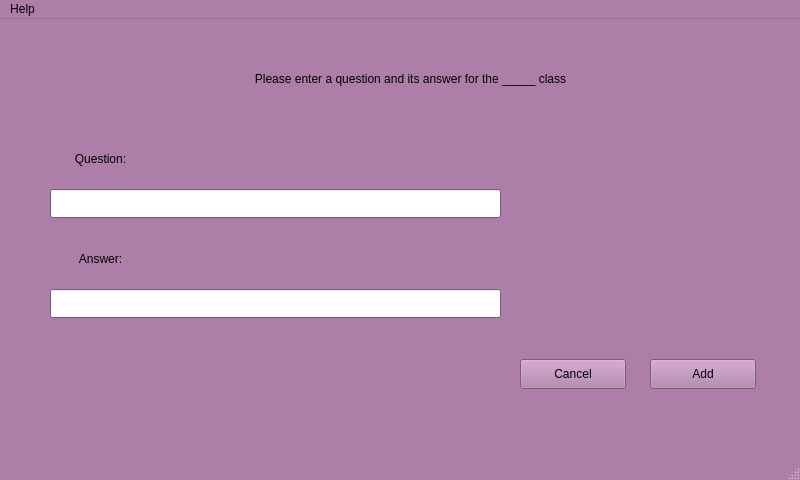
<?xml version="1.0" encoding="UTF-8"?>
<ui version="4.0">
 <class>MainWindow</class>
 <widget class="QMainWindow" name="MainWindow">
  <property name="geometry">
   <rect>
    <x>0</x>
    <y>0</y>
    <width>800</width>
    <height>480</height>
   </rect>
  </property>
  <property name="palette">
   <palette>
    <active>
     <colorrole role="WindowText">
      <brush brushstyle="SolidPattern">
       <color alpha="255">
        <red>0</red>
        <green>0</green>
        <blue>0</blue>
       </color>
      </brush>
     </colorrole>
     <colorrole role="Button">
      <brush brushstyle="SolidPattern">
       <color alpha="255">
        <red>173</red>
        <green>127</green>
        <blue>168</blue>
       </color>
      </brush>
     </colorrole>
     <colorrole role="Light">
      <brush brushstyle="SolidPattern">
       <color alpha="255">
        <red>255</red>
        <green>192</green>
        <blue>249</blue>
       </color>
      </brush>
     </colorrole>
     <colorrole role="Midlight">
      <brush brushstyle="SolidPattern">
       <color alpha="255">
        <red>214</red>
        <green>159</green>
        <blue>208</blue>
       </color>
      </brush>
     </colorrole>
     <colorrole role="Dark">
      <brush brushstyle="SolidPattern">
       <color alpha="255">
        <red>86</red>
        <green>63</green>
        <blue>84</blue>
       </color>
      </brush>
     </colorrole>
     <colorrole role="Mid">
      <brush brushstyle="SolidPattern">
       <color alpha="255">
        <red>115</red>
        <green>84</green>
        <blue>112</blue>
       </color>
      </brush>
     </colorrole>
     <colorrole role="Text">
      <brush brushstyle="SolidPattern">
       <color alpha="255">
        <red>0</red>
        <green>0</green>
        <blue>0</blue>
       </color>
      </brush>
     </colorrole>
     <colorrole role="BrightText">
      <brush brushstyle="SolidPattern">
       <color alpha="255">
        <red>255</red>
        <green>255</green>
        <blue>255</blue>
       </color>
      </brush>
     </colorrole>
     <colorrole role="ButtonText">
      <brush brushstyle="SolidPattern">
       <color alpha="255">
        <red>0</red>
        <green>0</green>
        <blue>0</blue>
       </color>
      </brush>
     </colorrole>
     <colorrole role="Base">
      <brush brushstyle="SolidPattern">
       <color alpha="255">
        <red>255</red>
        <green>255</green>
        <blue>255</blue>
       </color>
      </brush>
     </colorrole>
     <colorrole role="Window">
      <brush brushstyle="SolidPattern">
       <color alpha="255">
        <red>173</red>
        <green>127</green>
        <blue>168</blue>
       </color>
      </brush>
     </colorrole>
     <colorrole role="Shadow">
      <brush brushstyle="SolidPattern">
       <color alpha="255">
        <red>0</red>
        <green>0</green>
        <blue>0</blue>
       </color>
      </brush>
     </colorrole>
     <colorrole role="AlternateBase">
      <brush brushstyle="SolidPattern">
       <color alpha="255">
        <red>214</red>
        <green>191</green>
        <blue>211</blue>
       </color>
      </brush>
     </colorrole>
     <colorrole role="ToolTipBase">
      <brush brushstyle="SolidPattern">
       <color alpha="255">
        <red>255</red>
        <green>255</green>
        <blue>220</blue>
       </color>
      </brush>
     </colorrole>
     <colorrole role="ToolTipText">
      <brush brushstyle="SolidPattern">
       <color alpha="255">
        <red>0</red>
        <green>0</green>
        <blue>0</blue>
       </color>
      </brush>
     </colorrole>
     <colorrole role="PlaceholderText">
      <brush brushstyle="SolidPattern">
       <color alpha="128">
        <red>0</red>
        <green>0</green>
        <blue>0</blue>
       </color>
      </brush>
     </colorrole>
    </active>
    <inactive>
     <colorrole role="WindowText">
      <brush brushstyle="SolidPattern">
       <color alpha="255">
        <red>0</red>
        <green>0</green>
        <blue>0</blue>
       </color>
      </brush>
     </colorrole>
     <colorrole role="Button">
      <brush brushstyle="SolidPattern">
       <color alpha="255">
        <red>173</red>
        <green>127</green>
        <blue>168</blue>
       </color>
      </brush>
     </colorrole>
     <colorrole role="Light">
      <brush brushstyle="SolidPattern">
       <color alpha="255">
        <red>255</red>
        <green>192</green>
        <blue>249</blue>
       </color>
      </brush>
     </colorrole>
     <colorrole role="Midlight">
      <brush brushstyle="SolidPattern">
       <color alpha="255">
        <red>214</red>
        <green>159</green>
        <blue>208</blue>
       </color>
      </brush>
     </colorrole>
     <colorrole role="Dark">
      <brush brushstyle="SolidPattern">
       <color alpha="255">
        <red>86</red>
        <green>63</green>
        <blue>84</blue>
       </color>
      </brush>
     </colorrole>
     <colorrole role="Mid">
      <brush brushstyle="SolidPattern">
       <color alpha="255">
        <red>115</red>
        <green>84</green>
        <blue>112</blue>
       </color>
      </brush>
     </colorrole>
     <colorrole role="Text">
      <brush brushstyle="SolidPattern">
       <color alpha="255">
        <red>0</red>
        <green>0</green>
        <blue>0</blue>
       </color>
      </brush>
     </colorrole>
     <colorrole role="BrightText">
      <brush brushstyle="SolidPattern">
       <color alpha="255">
        <red>255</red>
        <green>255</green>
        <blue>255</blue>
       </color>
      </brush>
     </colorrole>
     <colorrole role="ButtonText">
      <brush brushstyle="SolidPattern">
       <color alpha="255">
        <red>0</red>
        <green>0</green>
        <blue>0</blue>
       </color>
      </brush>
     </colorrole>
     <colorrole role="Base">
      <brush brushstyle="SolidPattern">
       <color alpha="255">
        <red>255</red>
        <green>255</green>
        <blue>255</blue>
       </color>
      </brush>
     </colorrole>
     <colorrole role="Window">
      <brush brushstyle="SolidPattern">
       <color alpha="255">
        <red>173</red>
        <green>127</green>
        <blue>168</blue>
       </color>
      </brush>
     </colorrole>
     <colorrole role="Shadow">
      <brush brushstyle="SolidPattern">
       <color alpha="255">
        <red>0</red>
        <green>0</green>
        <blue>0</blue>
       </color>
      </brush>
     </colorrole>
     <colorrole role="AlternateBase">
      <brush brushstyle="SolidPattern">
       <color alpha="255">
        <red>214</red>
        <green>191</green>
        <blue>211</blue>
       </color>
      </brush>
     </colorrole>
     <colorrole role="ToolTipBase">
      <brush brushstyle="SolidPattern">
       <color alpha="255">
        <red>255</red>
        <green>255</green>
        <blue>220</blue>
       </color>
      </brush>
     </colorrole>
     <colorrole role="ToolTipText">
      <brush brushstyle="SolidPattern">
       <color alpha="255">
        <red>0</red>
        <green>0</green>
        <blue>0</blue>
       </color>
      </brush>
     </colorrole>
     <colorrole role="PlaceholderText">
      <brush brushstyle="SolidPattern">
       <color alpha="128">
        <red>0</red>
        <green>0</green>
        <blue>0</blue>
       </color>
      </brush>
     </colorrole>
    </inactive>
    <disabled>
     <colorrole role="WindowText">
      <brush brushstyle="SolidPattern">
       <color alpha="255">
        <red>86</red>
        <green>63</green>
        <blue>84</blue>
       </color>
      </brush>
     </colorrole>
     <colorrole role="Button">
      <brush brushstyle="SolidPattern">
       <color alpha="255">
        <red>173</red>
        <green>127</green>
        <blue>168</blue>
       </color>
      </brush>
     </colorrole>
     <colorrole role="Light">
      <brush brushstyle="SolidPattern">
       <color alpha="255">
        <red>255</red>
        <green>192</green>
        <blue>249</blue>
       </color>
      </brush>
     </colorrole>
     <colorrole role="Midlight">
      <brush brushstyle="SolidPattern">
       <color alpha="255">
        <red>214</red>
        <green>159</green>
        <blue>208</blue>
       </color>
      </brush>
     </colorrole>
     <colorrole role="Dark">
      <brush brushstyle="SolidPattern">
       <color alpha="255">
        <red>86</red>
        <green>63</green>
        <blue>84</blue>
       </color>
      </brush>
     </colorrole>
     <colorrole role="Mid">
      <brush brushstyle="SolidPattern">
       <color alpha="255">
        <red>115</red>
        <green>84</green>
        <blue>112</blue>
       </color>
      </brush>
     </colorrole>
     <colorrole role="Text">
      <brush brushstyle="SolidPattern">
       <color alpha="255">
        <red>86</red>
        <green>63</green>
        <blue>84</blue>
       </color>
      </brush>
     </colorrole>
     <colorrole role="BrightText">
      <brush brushstyle="SolidPattern">
       <color alpha="255">
        <red>255</red>
        <green>255</green>
        <blue>255</blue>
       </color>
      </brush>
     </colorrole>
     <colorrole role="ButtonText">
      <brush brushstyle="SolidPattern">
       <color alpha="255">
        <red>86</red>
        <green>63</green>
        <blue>84</blue>
       </color>
      </brush>
     </colorrole>
     <colorrole role="Base">
      <brush brushstyle="SolidPattern">
       <color alpha="255">
        <red>173</red>
        <green>127</green>
        <blue>168</blue>
       </color>
      </brush>
     </colorrole>
     <colorrole role="Window">
      <brush brushstyle="SolidPattern">
       <color alpha="255">
        <red>173</red>
        <green>127</green>
        <blue>168</blue>
       </color>
      </brush>
     </colorrole>
     <colorrole role="Shadow">
      <brush brushstyle="SolidPattern">
       <color alpha="255">
        <red>0</red>
        <green>0</green>
        <blue>0</blue>
       </color>
      </brush>
     </colorrole>
     <colorrole role="AlternateBase">
      <brush brushstyle="SolidPattern">
       <color alpha="255">
        <red>173</red>
        <green>127</green>
        <blue>168</blue>
       </color>
      </brush>
     </colorrole>
     <colorrole role="ToolTipBase">
      <brush brushstyle="SolidPattern">
       <color alpha="255">
        <red>255</red>
        <green>255</green>
        <blue>220</blue>
       </color>
      </brush>
     </colorrole>
     <colorrole role="ToolTipText">
      <brush brushstyle="SolidPattern">
       <color alpha="255">
        <red>0</red>
        <green>0</green>
        <blue>0</blue>
       </color>
      </brush>
     </colorrole>
     <colorrole role="PlaceholderText">
      <brush brushstyle="SolidPattern">
       <color alpha="128">
        <red>0</red>
        <green>0</green>
        <blue>0</blue>
       </color>
      </brush>
     </colorrole>
    </disabled>
   </palette>
  </property>
  <property name="windowTitle">
   <string>MainWindow</string>
  </property>
  <widget class="QWidget" name="centralwidget">
   <widget class="QPushButton" name="add_pb">
    <property name="geometry">
     <rect>
      <x>650</x>
      <y>340</y>
      <width>106</width>
      <height>30</height>
     </rect>
    </property>
    <property name="text">
     <string>Add</string>
    </property>
   </widget>
   <widget class="QPushButton" name="cancel_pb">
    <property name="geometry">
     <rect>
      <x>520</x>
      <y>340</y>
      <width>106</width>
      <height>30</height>
     </rect>
    </property>
    <property name="text">
     <string>Cancel</string>
    </property>
   </widget>
   <widget class="QLabel" name="mainLabel">
    <property name="geometry">
     <rect>
      <x>110</x>
      <y>50</y>
      <width>601</width>
      <height>21</height>
     </rect>
    </property>
    <property name="text">
     <string>&lt;html&gt;&lt;head/&gt;&lt;body&gt;&lt;p align=&quot;center&quot;&gt;Please enter a question and its answer for the _____ class&lt;/p&gt;&lt;/body&gt;&lt;/html&gt;</string>
    </property>
   </widget>
   <widget class="QLabel" name="questionLabel">
    <property name="geometry">
     <rect>
      <x>30</x>
      <y>130</y>
      <width>141</width>
      <height>21</height>
     </rect>
    </property>
    <property name="text">
     <string>&lt;html&gt;&lt;head/&gt;&lt;body&gt;&lt;p align=&quot;center&quot;&gt;Question:&lt;/p&gt;&lt;/body&gt;&lt;/html&gt;</string>
    </property>
   </widget>
   <widget class="QLabel" name="answerLabel">
    <property name="geometry">
     <rect>
      <x>30</x>
      <y>230</y>
      <width>141</width>
      <height>21</height>
     </rect>
    </property>
    <property name="text">
     <string>&lt;html&gt;&lt;head/&gt;&lt;body&gt;&lt;p align=&quot;center&quot;&gt;Answer:&lt;/p&gt;&lt;/body&gt;&lt;/html&gt;</string>
    </property>
   </widget>
   <widget class="QLineEdit" name="question_lineEdit">
    <property name="geometry">
     <rect>
      <x>50</x>
      <y>170</y>
      <width>451</width>
      <height>29</height>
     </rect>
    </property>
   </widget>
   <widget class="QLineEdit" name="answer_lineEdit">
    <property name="geometry">
     <rect>
      <x>50</x>
      <y>270</y>
      <width>451</width>
      <height>29</height>
     </rect>
    </property>
   </widget>
  </widget>
  <widget class="QMenuBar" name="menubar">
   <property name="geometry">
    <rect>
     <x>0</x>
     <y>0</y>
     <width>800</width>
     <height>26</height>
    </rect>
   </property>
   <widget class="QMenu" name="menuHelp">
    <property name="title">
     <string>Help</string>
    </property>
   </widget>
   <addaction name="menuHelp"/>
  </widget>
  <widget class="QStatusBar" name="statusbar"/>
 </widget>
 <resources/>
 <connections/>
</ui>
